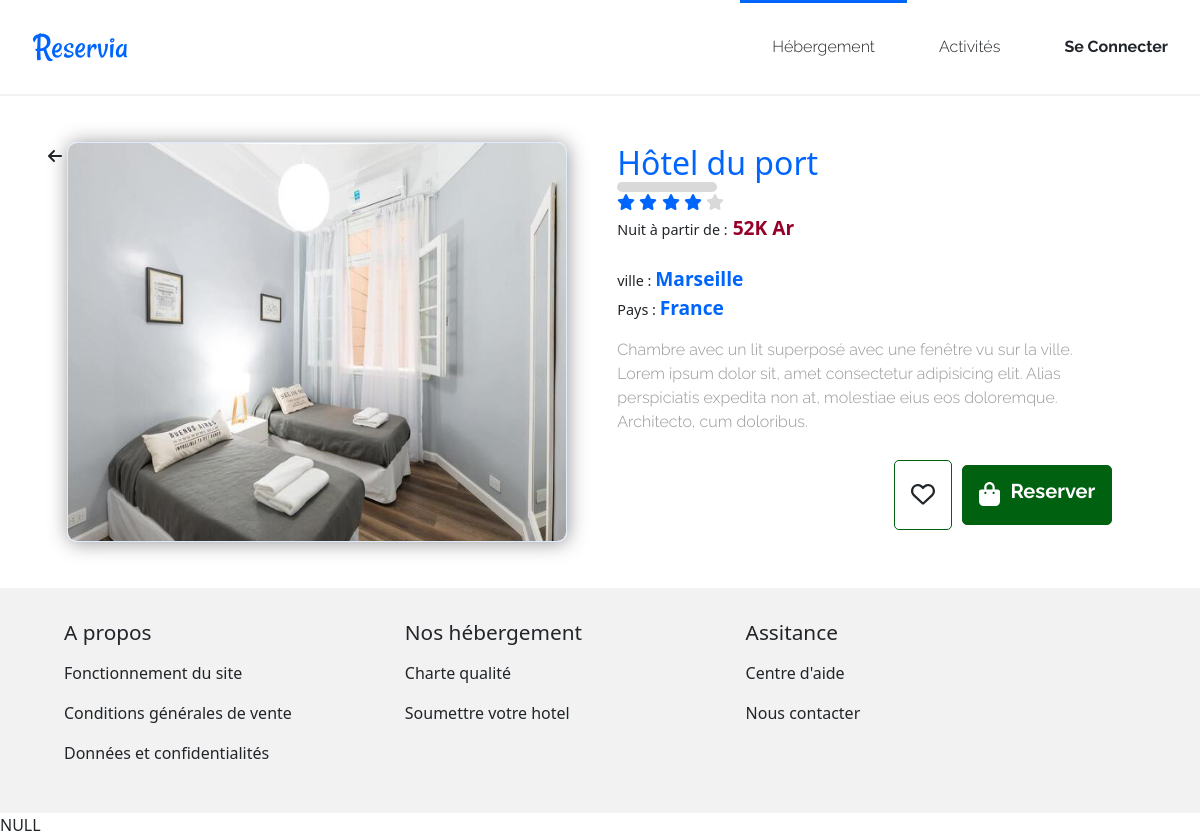
/?controler=Reservia&action=EachHotel&id=2, run on the app's committed database.
### tables this page shows
CREATE TABLE `Hotel` (
  `id` int NOT NULL,
  `title` varchar(255) NOT NULL,
  `price` bigint NOT NULL,
  `label_image` varchar(1000) NOT NULL,
  `etoils` int NOT NULL,
  `description` text NOT NULL,
  `ville` varchar(255) NOT NULL,
  `continent` varchar(255) NOT NULL
);

### Kernel/View.php (called while the page is built, shortened)
<?php
class View{
    private string $fileName;
    private $path = "../App/Views/";
    public function __construct($fileName , $param = NULL){
        $this->fileName = $fileName;
    }
    public function display(){
        include($this->path . $this->fileName);
    }
}

### Www/index.php (called while the page is built, shortened)
<?php
include("../App/Views/header.php");
include("../include.php");
$actionGet = $_GET['action'];
$newControler = new $controler();
$action = $newControler->$actionGet();
$action->display();
include("../App/Views/footer.php");
var_dump($_SESSION['user'][0]['id']);

### include.php (called while the page is built, shortened)
<?php
spl_autoload_register(function($classe){
    $classe = "../". str_replace("\\", '/' , $classe). '.php';
});

### App/Controler/ReserviaControler.php (called while the page is built, shortened)
<?php
class ReserviaControler{
    public static function EachHotel(){
        $id = (int) $_GET['id'];
        $hotel = Reservia::find($id);
        return new View('reservia/EachHotel.php' , ['hotel' => $hotel[0]]);
    }
}

### App/Model/Reservia.php (called while the page is built, shortened)
<?php
class Reservia{
    public static function find($id){
        $query = "SELECT * FROM Hotel WHERE id=$id";
        return Connexion::query($query);
    }
}

### Kernel/Connexion.php (called while the page is built, shortened)
<?php
class Connexion {
    private static $pdo;
    public static function get(){
        $dns = "mysql:host=". Db::HOST .";dbname=".DB::NAME;
        $username = DB::USERNAME;
        $password = DB::PASSWORD;
        if(!isset(self::$pdo)){
            try {
                self::$pdo = new \PDO($dns,$username,$password);
                self::$pdo->setAttribute(\PDO::ATTR_ERRMODE , \PDO::ERRMODE_EXCEPTION);
            } catch (\PDOException $exception) {
                echo "erreur de connextion :".$exception->getMessage();
            }
        }
        return self::$pdo;
    }
    public static function query($query){
        $stmt = self::get()->query($query);
        return $stmt->fetchAll(PDO::FETCH_ASSOC);
    }
}

### App/Views/reservia/EachHotel.php (the view, shortened to what this page needs)
<article class="hostingEachCard">
    <div class="directionFleche">
        <a href="<?=$_SERVER['HTTP_REFERER']?>">
            <i class="fas fa-arrow-left "></i>
        </a>
    </div>
    <div class="hostingEachImage">
        <img class="hostingEachCardFigureImg" src="./dist/images/images/hebergements/4_small/<?= $hotel['label_image'] ?>" alt="Chambre avec un lit superposé avec une fenêtre vu sur la ville." />
    </div>
    <div class="hostingEachMain">
        <h1 class="hostingEachTitle">
            <?= $hotel['title'] ?>
        </h1>
        <div class="hostingStars">
            <?php for ($i = 0; $i < $hotel['etoils']; $i++) : ?>
                <i class="fas fa-star hostingMainCardGradeIcon" data-active="true"></i>
            <?php endfor; ?>
            <?php for ($j = 0; $j < (5 - $hotel['etoils']); $j++) : ?>
                <i class="fas fa-star hostingMainCardGradeIcon" data-active="false"></i>
            <?php endfor; ?>
        </div>
        <p class="hostingEachPrice">
            Nuit à partir de :<strong> <?= $hotel['price'] ?>K Ar</strong> <br/> <br>
            ville : <strong><?= $hotel['ville'] ?></strong> <br>
            Pays : <strong><?= $hotel['continent'] ?></strong> <br>
        </p>
        <p class="hostingEachDesc"><?= $hotel['description'] ?></p>
        <div class="hostingEachBtmContenaire">
            <a href="?controler=Reservia&action=index" class="hostingEachBtm hostinEachHeart">
                <i class="far fa-heart"></i>
            </a>
            <a href="#reservation" id="goReserve" class="hostingEachBtm hostinEachReserve">
                <div class="icone">
                    <i class="fas fa-shopping-bag"></i>
                </div>
                <h5>Reserver</h5>
            </a>
        </div>
    </div>
</article>

### data on the page
hotel: label_image (picture), title "Hôtel du port", etoils 4 (drawn), price "52", ville "Marseille", continent "France", description "Chambre avec un lit superposé avec une fenêtre vu sur la ville. Lorem ipsum dolor sit, amet consectetur adipisicing elit. Alias perspiciatis expedita non at, molestiae eius eos doloremque. Architecto, cum doloribus."
